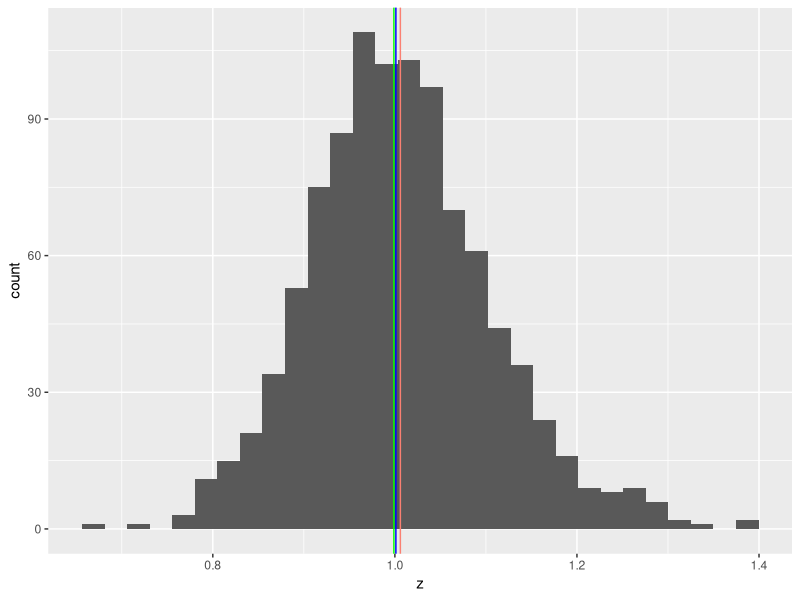
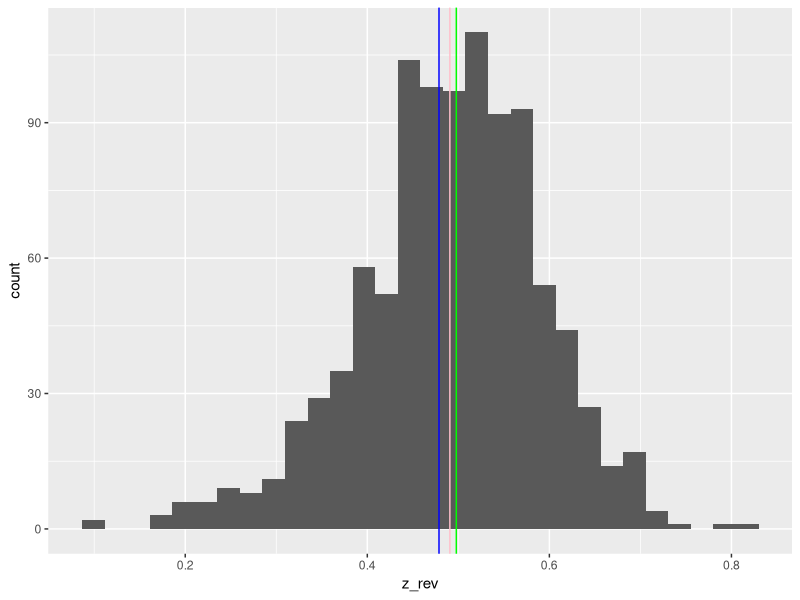
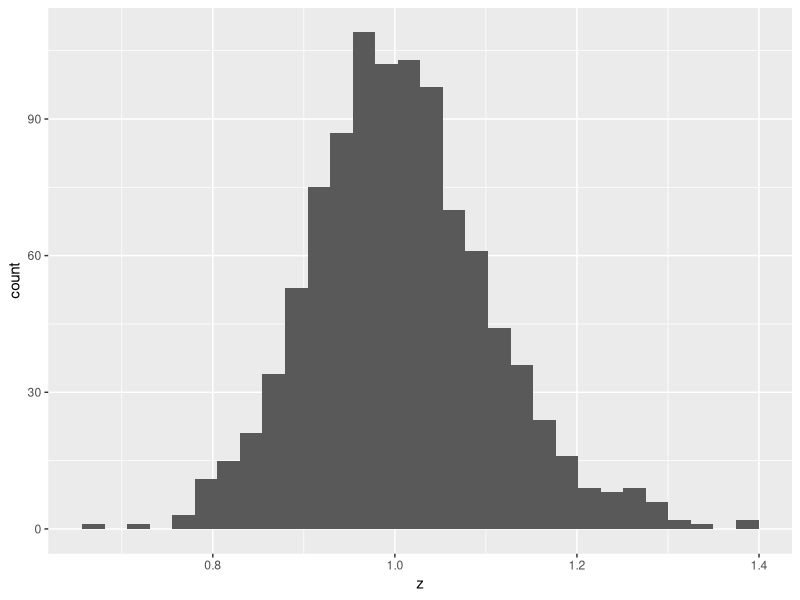
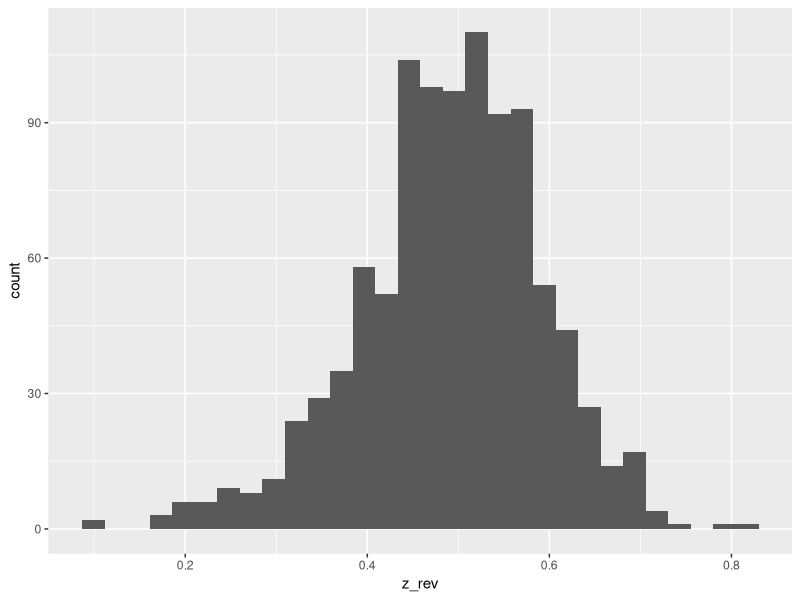

Generate these figures, in order, with R:
#7.3.1

z <- exp(rnorm(n = 1000, mean = 0, sd = 0.1))

mean(z)
median(z)
prod(z)^ (1 / length(z))

library(tidyverse)
df_z <- tibble(z)

z_hist <- df_z %>% 
  ggplot(aes(x = z)) +
  geom_histogram() 
  

g1 <- z_hist+geom_vline(xintercept = median (z),
                  color = "green") +
  geom_vline(xintercept = mean(z),
             color = "salmon") +
  geom_vline(xintercept = prod(z)^ (1 / length(z)),
             color = "blue")
  
z_rev <- -z + max(z) + 0.1
mean(z_rev)
median(z_rev)
prod(z_rev)^ (1 / length(z_rev))

library(tidyverse)
df_zrev <- tibble(z_rev)

zrev_hist <- df_zrev %>% 
  ggplot(aes(x = z_rev)) +
  geom_histogram() 
  
  
g2 <- zrev_hist+geom_vline(xintercept = median (z_rev),
                       color = "green") +
  geom_vline(xintercept = mean(z_rev),
             color = "pink") +
  geom_vline(xintercept = prod(z_rev)^ (1 / length(z_rev)),
            color = "blue" )

#7.3.2
  
w <- rnorm(100, mean = 10, sd = 1)
head(w) # show first 10 elements in w

m <- 1000 * w #unit: milligram 
s2_w <- sum((w - mean(w))^2) / length (w)
s_w <- sqrt(s2_w)

s2_m <- sum((m - mean(m))^2) / length (m)
s_m <- sqrt(s2_m)

mad_w <- median(abs(w - median(w)))
mad_m <- median(abs(m - median(m)))

cv_w <- s_w / mean(w) 
cv_m <- s_m / mean(m) 

madr_w <- mad_w / median(w)
madr_m <- mad_m / median(m)


